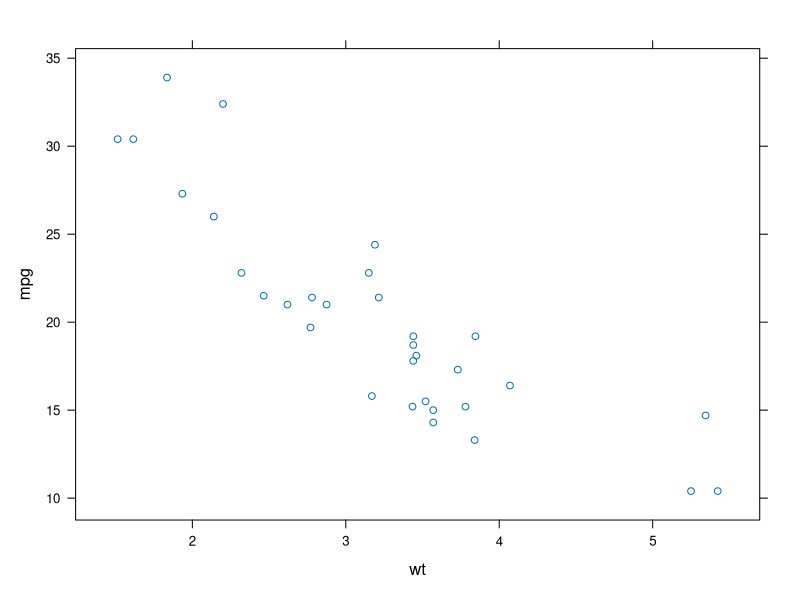
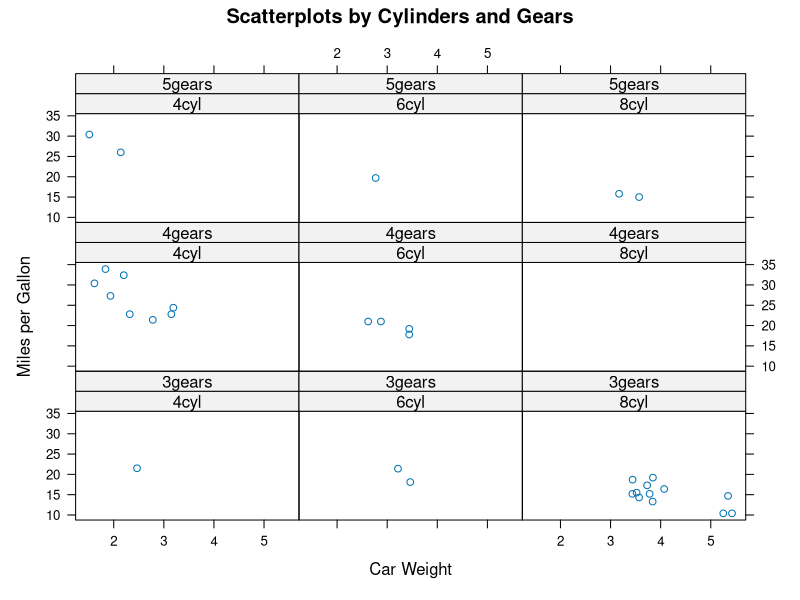
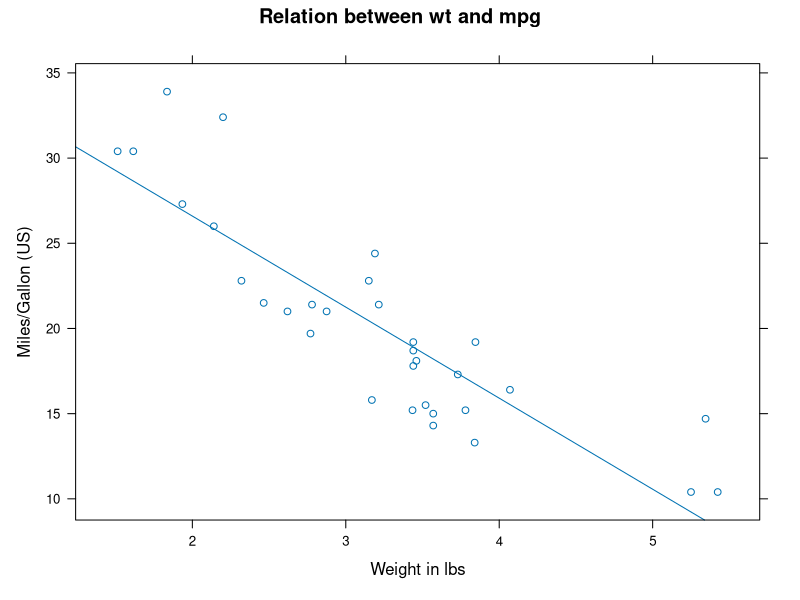
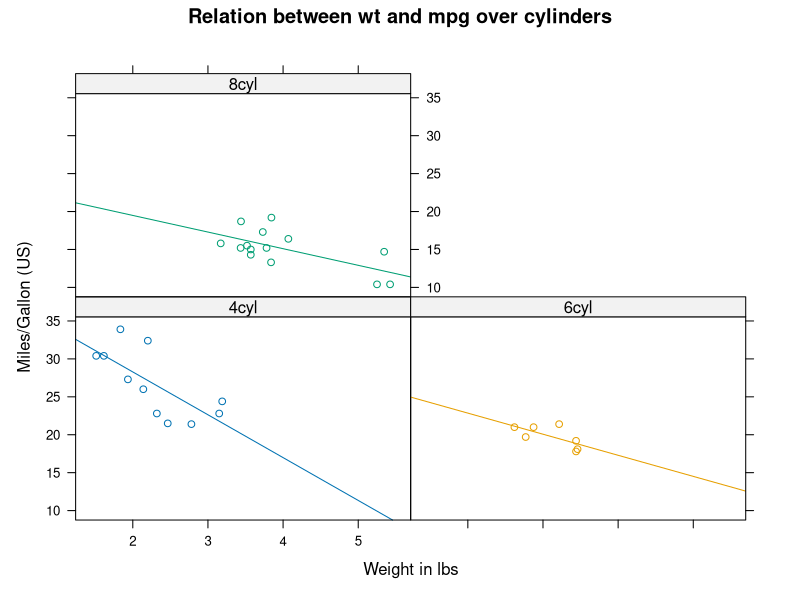
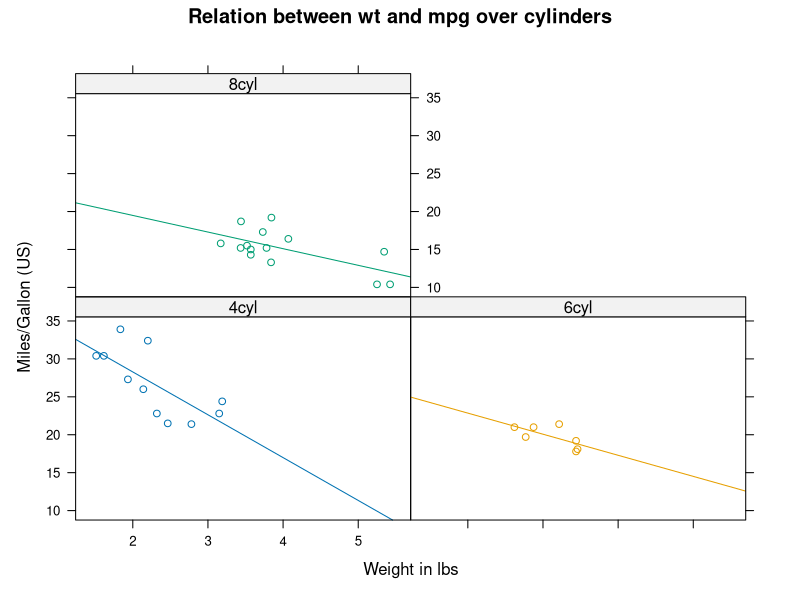
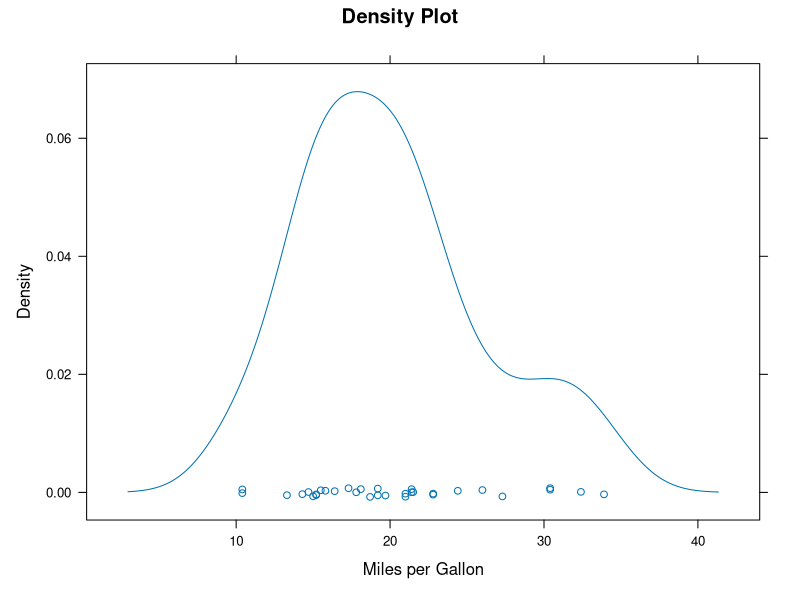
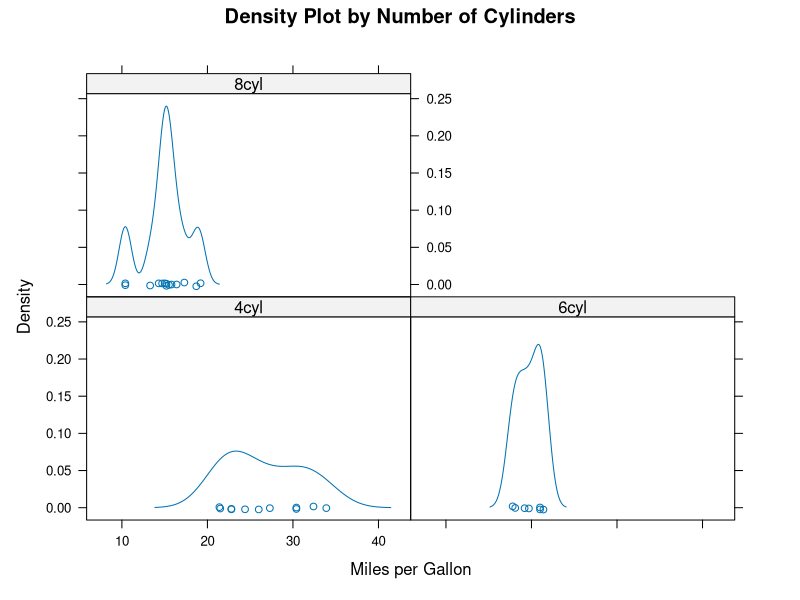
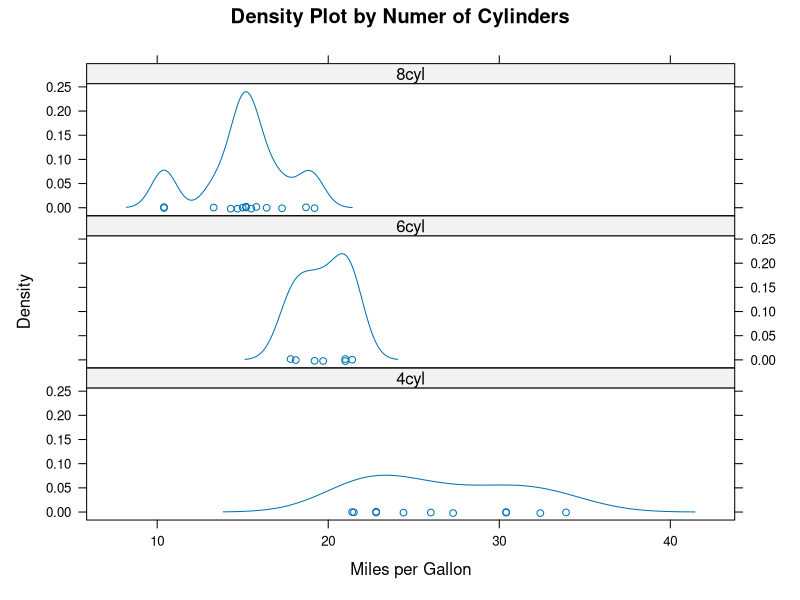

Source code (R) for these figures, in order:
library(lattice)
attach(mtcars)
str(mtcars)
# create factors with value labels
gear.f<-factor(gear,levels=c(3,4,5),
               labels=c("3gears","4gears","5gears"))
cyl.f <-factor(cyl,levels=c(4,6,8),
               labels=c("4cyl","6cyl","8cyl"))
#xy Scatter plot

xyplot(mpg~wt)
# scatterplots for each combination of two factors
xyplot(mpg~wt|cyl.f*gear.f,
       main="Scatterplots by Cylinders and Gears",
       ylab="Miles per Gallon", xlab="Car Weight")
# XYplot

xyplot(mpg~wt,
       
       data = mtcars,
       
       type = c("p", "r"),
       
       main = "Relation between wt and mpg",
       
       xlab = "Weight in lbs",
       
       ylab = "Miles/Gallon (US)")

xyplot(mpg~wt | cyl.f,
       
       type = c("p", "r"),
       
       groups = cyl.f,
       
       main = "Relation between wt and mpg over cylinders",
       
       xlab = "Weight in lbs",
       
       ylab = "Miles/Gallon (US)")
#Multivariate xy scatter plot with customizations

xyplot(mpg~wt | cyl.f,
       
       type = c("p", "r"),
       
       groups = cyl.f,
       
       main = "Relation between wt and mpg over cylinders",
       
       xlab = "Weight in lbs",
       
       ylab = "Miles/Gallon (US)")



# kernel density plot
densityplot(~mpg,
            main="Density Plot",
            xlab="Miles per Gallon")
# kernel density plots by factor level
densityplot(~mpg|cyl.f,
            main="Density Plot by Number of Cylinders",
            xlab="Miles per Gallon")
# kernel density plots by factor level (alternate layout)
densityplot(~mpg|cyl.f,
            main="Density Plot by Numer of Cylinders",
            xlab="Miles per Gallon",
            layout=c(1,3))
#Kernel Density Plot together for all factors without points

densityplot(~mpg, 
            
            groups = gear.f,
            
            plot.points = FALSE,
            
            main = "Kernel density plot over number of gears",
            
            xlab = "Miles Per Gallon (US)")
# Boxplot
bwplot(gear.f ~ mpg | cyl.f,
       xlab = "Miles per Gallon (US)",
       ylab = "No of Gears",
       Main = "Mileage by no. of gears and cylinders")
# boxplots for each combination of two factors
bwplot(cyl.f~mpg|gear.f,
       ylab="Cylinders", xlab="Miles per Gallon",
       main ="Mileage by Cylinders and Gears")
#Boxplot associated with multiple variables and alternate layout

bwplot(gear.f ~ mpg |cyl.f,
       
       xlab = "Miles per Gallon (US)",
       
       ylab = "No of Gears",
       
       Main = "Mileage by no. of gears and cylinders",
       
       layout = c(1, 3))



# 3 d plot
cloud(mpg~wt*qsec,main = "3D scatterplot")
# 3d scatterplot by factor level
cloud(mpg~wt*qsec|cyl.f,
      main="3D Scatterplot by Cylinders")       
# dotplot for each combination of two factors
dotplot(cyl.f~mpg|gear.f,
        main="Dotplot Plot by Number of Gears and Cylinders",
        xlab="Miles Per Gallon")       
# scatterplot matrix
splom(mtcars[c(1,3,4,5,6)],
      main="MTCARS Data")
bwplot(gear.f ~ mpg | cyl.f,
       
       data = mtcars,
       
       xlab = "Miles per Gallon (US)",
       
       ylab = "No of Gears",
       
       Main = "Mileage by no. of gears and cylinders",
       
       panel = panel.violin)
# contour plot
data <- dimnames(volcano) 
contour(x=volcano, xlab = "Row", ylab = "Column") # Contour plot for volcano dataset
filled.contour(volcano)

filled.contour(volcano,color.palette = terrain.colors)
